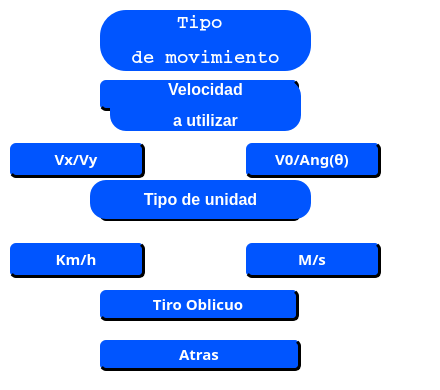
  <widget class="QWidget" name="centralwidget">
   <property name="styleSheet">
    <string notr="true">background-color: transparent;</string>
   </property>
   <widget class="QFrame" name="frame">
    <property name="geometry">
     <rect>
      <x>-30</x>
      <y>0</y>
      <width>431</width>
      <height>381</height>
     </rect>
    </property>
    <property name="styleSheet">
     <string notr="true">QFrame {
	background-color:transparent;
}
QPushButton {
  background-color:#0055ff;
  border: solid rgb(255, 170, 255);
  border-radius: 6px;
  border-width: 0 3px 4px 0;
  color: #FFFFFF;
  font-family: din-round,sans-serif;
  font-size: 15px;
  font-weight: 700;
  letter-spacing: .8px;
  line-height: 20px;
  margin: 0;
  outline: none;
  padding: 5px 16px;
  text-align: center;
  text-transform: uppercase;
  vertical-align: middle;
  white-space: nowrap;
  width: 100%;
}
QPushButton:hover{
	background-color: rgb(0, 0, 255);
}</string>
    </property>
    <property name="frameShape">
     <enum>QFrame::StyledPanel</enum>
    </property>
    <property name="frameShadow">
     <enum>QFrame::Raised</enum>
    </property>
    <widget class="QPushButton" name="A">
     <property name="enabled">
      <bool>true</bool>
     </property>
     <property name="geometry">
      <rect>
       <x>130</x>
       <y>80</y>
       <width>199</width>
       <height>31</height>
      </rect>
     </property>
     <property name="palette">
      <palette>
       <active>
        <colorrole role="WindowText">
         <brush brushstyle="SolidPattern">
          <color alpha="255">
           <red>255</red>
           <green>255</green>
           <blue>255</blue>
          </color>
         </brush>
        </colorrole>
        <colorrole role="Button">
         <brush brushstyle="SolidPattern">
          <color alpha="255">
           <red>0</red>
           <green>85</green>
           <blue>255</blue>
          </color>
         </brush>
        </colorrole>
        <colorrole role="Light">
         <brush brushstyle="SolidPattern">
          <color alpha="255">
           <red>255</red>
           <green>255</green>
           <blue>255</blue>
          </color>
         </brush>
        </colorrole>
        <colorrole role="Midlight">
         <brush brushstyle="SolidPattern">
          <color alpha="255">
           <red>255</red>
           <green>255</green>
           <blue>255</blue>
          </color>
         </brush>
        </colorrole>
        <colorrole role="Dark">
         <brush brushstyle="SolidPattern">
          <color alpha="255">
           <red>127</red>
           <green>127</green>
           <blue>127</blue>
          </color>
         </brush>
        </colorrole>
        <colorrole role="Mid">
         <brush brushstyle="SolidPattern">
          <color alpha="255">
           <red>170</red>
           <green>170</green>
           <blue>170</blue>
          </color>
         </brush>
        </colorrole>
        <colorrole role="Text">
         <brush brushstyle="SolidPattern">
          <color alpha="255">
           <red>255</red>
           <green>255</green>
           <blue>255</blue>
          </color>
         </brush>
        </colorrole>
        <colorrole role="BrightText">
         <brush brushstyle="SolidPattern">
          <color alpha="255">
           <red>255</red>
           <green>255</green>
           <blue>255</blue>
          </color>
         </brush>
        </colorrole>
        <colorrole role="ButtonText">
         <brush brushstyle="SolidPattern">
          <color alpha="255">
           <red>255</red>
           <green>255</green>
           <blue>255</blue>
          </color>
         </brush>
        </colorrole>
        <colorrole role="Base">
         <brush brushstyle="SolidPattern">
          <color alpha="255">
           <red>0</red>
           <green>85</green>
           <blue>255</blue>
          </color>
         </brush>
        </colorrole>
        <colorrole role="Window">
         <brush brushstyle="SolidPattern">
          <color alpha="255">
           <red>0</red>
           <green>85</green>
           <blue>255</blue>
          </color>
         </brush>
        </colorrole>
        <colorrole role="Shadow">
         <brush brushstyle="SolidPattern">
          <color alpha="255">
           <red>0</red>
           <green>0</green>
           <blue>0</blue>
          </color>
         </brush>
        </colorrole>
        <colorrole role="Highlight">
         <brush brushstyle="SolidPattern">
          <color alpha="255">
           <red>85</red>
           <green>255</green>
           <blue>127</blue>
          </color>
         </brush>
        </colorrole>
        <colorrole role="HighlightedText">
         <brush brushstyle="SolidPattern">
          <color alpha="255">
           <red>255</red>
           <green>170</green>
           <blue>0</blue>
          </color>
         </brush>
        </colorrole>
        <colorrole role="AlternateBase">
         <brush brushstyle="SolidPattern">
          <color alpha="255">
           <red>255</red>
           <green>255</green>
           <blue>255</blue>
          </color>
         </brush>
        </colorrole>
        <colorrole role="ToolTipBase">
         <brush brushstyle="SolidPattern">
          <color alpha="255">
           <red>255</red>
           <green>255</green>
           <blue>220</blue>
          </color>
         </brush>
        </colorrole>
        <colorrole role="ToolTipText">
         <brush brushstyle="SolidPattern">
          <color alpha="255">
           <red>0</red>
           <green>0</green>
           <blue>0</blue>
          </color>
         </brush>
        </colorrole>
        <colorrole role="PlaceholderText">
         <brush brushstyle="SolidPattern">
          <color alpha="128">
           <red>0</red>
           <green>0</green>
           <blue>0</blue>
          </color>
         </brush>
        </colorrole>
       </active>
       <inactive>
        <colorrole role="WindowText">
         <brush brushstyle="SolidPattern">
          <color alpha="255">
           <red>255</red>
           <green>255</green>
           <blue>255</blue>
          </color>
         </brush>
        </colorrole>
        <colorrole role="Button">
         <brush brushstyle="SolidPattern">
          <color alpha="255">
           <red>0</red>
           <green>85</green>
           <blue>255</blue>
          </color>
         </brush>
        </colorrole>
        <colorrole role="Light">
         <brush brushstyle="SolidPattern">
          <color alpha="255">
           <red>255</red>
           <green>255</green>
           <blue>255</blue>
          </color>
         </brush>
        </colorrole>
        <colorrole role="Midlight">
         <brush brushstyle="SolidPattern">
          <color alpha="255">
           <red>255</red>
           <green>255</green>
           <blue>255</blue>
          </color>
         </brush>
        </colorrole>
        <colorrole role="Dark">
         <brush brushstyle="SolidPattern">
          <color alpha="255">
           <red>127</red>
           <green>127</green>
           <blue>127</blue>
          </color>
         </brush>
        </colorrole>
        <colorrole role="Mid">
         <brush brushstyle="SolidPattern">
          <color alpha="255">
           <red>170</red>
           <green>170</green>
           <blue>170</blue>
          </color>
         </brush>
        </colorrole>
        <colorrole role="Text">
         <brush brushstyle="SolidPattern">
          <color alpha="255">
           <red>255</red>
           <green>255</green>
           <blue>255</blue>
          </color>
         </brush>
        </colorrole>
        <colorrole role="BrightText">
         <brush brushstyle="SolidPattern">
          <color alpha="255">
           <red>255</red>
           <green>255</green>
           <blue>255</blue>
          </color>
         </brush>
        </colorrole>
        <colorrole role="ButtonText">
         <brush brushstyle="SolidPattern">
          <color alpha="255">
           <red>255</red>
           <green>255</green>
           <blue>255</blue>
          </color>
         </brush>
        </colorrole>
        <colorrole role="Base">
         <brush brushstyle="SolidPattern">
          <color alpha="255">
           <red>0</red>
           <green>85</green>
           <blue>255</blue>
          </color>
         </brush>
        </colorrole>
        <colorrole role="Window">
         <brush brushstyle="SolidPattern">
          <color alpha="255">
           <red>0</red>
           <green>85</green>
           <blue>255</blue>
          </color>
         </brush>
        </colorrole>
        <colorrole role="Shadow">
         <brush brushstyle="SolidPattern">
          <color alpha="255">
           <red>0</red>
           <green>0</green>
           <blue>0</blue>
          </color>
         </brush>
        </colorrole>
        <colorrole role="Highlight">
         <brush brushstyle="SolidPattern">
          <color alpha="255">
           <red>85</red>
           <green>255</green>
           <blue>127</blue>
          </color>
         </brush>
        </colorrole>
        <colorrole role="HighlightedText">
         <brush brushstyle="SolidPattern">
          <color alpha="255">
           <red>255</red>
           <green>170</green>
           <blue>0</blue>
          </color>
         </brush>
        </colorrole>
        <colorrole role="AlternateBase">
         <brush brushstyle="SolidPattern">
          <color alpha="255">
           <red>255</red>
           <green>255</green>
           <blue>255</blue>
          </color>
         </brush>
        </colorrole>
        <colorrole role="ToolTipBase">
         <brush brushstyle="SolidPattern">
          <color alpha="255">
           <red>255</red>
           <green>255</green>
           <blue>220</blue>
          </color>
         </brush>
        </colorrole>
        <colorrole role="ToolTipText">
         <brush brushstyle="SolidPattern">
          <color alpha="255">
           <red>0</red>
           <green>0</green>
           <blue>0</blue>
          </color>
         </brush>
        </colorrole>
        <colorrole role="PlaceholderText">
         <brush brushstyle="SolidPattern">
          <color alpha="128">
           <red>0</red>
           <green>0</green>
           <blue>0</blue>
          </color>
         </brush>
        </colorrole>
       </inactive>
       <disabled>
        <colorrole role="WindowText">
         <brush brushstyle="SolidPattern">
          <color alpha="255">
           <red>255</red>
           <green>255</green>
           <blue>255</blue>
          </color>
         </brush>
        </colorrole>
        <colorrole role="Button">
         <brush brushstyle="SolidPattern">
          <color alpha="255">
           <red>0</red>
           <green>85</green>
           <blue>255</blue>
          </color>
         </brush>
        </colorrole>
        <colorrole role="Light">
         <brush brushstyle="SolidPattern">
          <color alpha="255">
           <red>255</red>
           <green>255</green>
           <blue>255</blue>
          </color>
         </brush>
        </colorrole>
        <colorrole role="Midlight">
         <brush brushstyle="SolidPattern">
          <color alpha="255">
           <red>255</red>
           <green>255</green>
           <blue>255</blue>
          </color>
         </brush>
        </colorrole>
        <colorrole role="Dark">
         <brush brushstyle="SolidPattern">
          <color alpha="255">
           <red>127</red>
           <green>127</green>
           <blue>127</blue>
          </color>
         </brush>
        </colorrole>
        <colorrole role="Mid">
         <brush brushstyle="SolidPattern">
          <color alpha="255">
           <red>170</red>
           <green>170</green>
           <blue>170</blue>
          </color>
         </brush>
        </colorrole>
        <colorrole role="Text">
         <brush brushstyle="SolidPattern">
          <color alpha="255">
           <red>255</red>
           <green>255</green>
           <blue>255</blue>
          </color>
         </brush>
        </colorrole>
        <colorrole role="BrightText">
         <brush brushstyle="SolidPattern">
          <color alpha="255">
           <red>255</red>
           <green>255</green>
           <blue>255</blue>
          </color>
         </brush>
        </colorrole>
        <colorrole role="ButtonText">
         <brush brushstyle="SolidPattern">
          <color alpha="255">
           <red>255</red>
           <green>255</green>
           <blue>255</blue>
          </color>
         </brush>
        </colorrole>
        <colorrole role="Base">
         <brush brushstyle="SolidPattern">
          <color alpha="255">
           <red>0</red>
           <green>85</green>
           <blue>255</blue>
          </color>
         </brush>
        </colorrole>
        <colorrole role="Window">
         <brush brushstyle="SolidPattern">
          <color alpha="255">
           <red>0</red>
           <green>85</green>
           <blue>255</blue>
          </color>
         </brush>
        </colorrole>
        <colorrole role="Shadow">
         <brush brushstyle="SolidPattern">
          <color alpha="255">
           <red>0</red>
           <green>0</green>
           <blue>0</blue>
          </color>
         </brush>
        </colorrole>
        <colorrole role="Highlight">
         <brush brushstyle="SolidPattern">
          <color alpha="255">
           <red>85</red>
           <green>255</green>
           <blue>127</blue>
          </color>
         </brush>
        </colorrole>
        <colorrole role="HighlightedText">
         <brush brushstyle="SolidPattern">
          <color alpha="255">
           <red>255</red>
           <green>170</green>
           <blue>0</blue>
          </color>
         </brush>
        </colorrole>
        <colorrole role="AlternateBase">
         <brush brushstyle="SolidPattern">
          <color alpha="255">
           <red>255</red>
           <green>255</green>
           <blue>255</blue>
          </color>
         </brush>
        </colorrole>
        <colorrole role="ToolTipBase">
         <brush brushstyle="SolidPattern">
          <color alpha="255">
           <red>255</red>
           <green>255</green>
           <blue>220</blue>
          </color>
         </brush>
        </colorrole>
        <colorrole role="ToolTipText">
         <brush brushstyle="SolidPattern">
          <color alpha="255">
           <red>0</red>
           <green>0</green>
           <blue>0</blue>
          </color>
         </brush>
        </colorrole>
        <colorrole role="PlaceholderText">
         <brush brushstyle="SolidPattern">
          <color alpha="128">
           <red>0</red>
           <green>0</green>
           <blue>0</blue>
          </color>
         </brush>
        </colorrole>
       </disabled>
      </palette>
     </property>
     <property name="font">
      <font>
       <family>din-round</family>
       <pointsize>-1</pointsize>
       <weight>87</weight>
       <italic>false</italic>
       <bold>true</bold>
       <underline>false</underline>
       <strikeout>false</strikeout>
       <kerning>true</kerning>
      </font>
     </property>
     <property name="mouseTracking">
      <bool>false</bool>
     </property>
     <property name="acceptDrops">
      <bool>false</bool>
     </property>
     <property name="toolTip">
      <string>&lt;html&gt;&lt;head/&gt;&lt;body&gt;&lt;p&gt;movimiento rectilineo uniforme&lt;/p&gt;&lt;/body&gt;&lt;/html&gt;</string>
     </property>
     <property name="whatsThis">
      <string>&lt;html&gt;&lt;head/&gt;&lt;body&gt;&lt;p&gt;Movimiento Rectilinio Uniforme&lt;/p&gt;&lt;/body&gt;&lt;/html&gt;</string>
     </property>
     <property name="layoutDirection">
      <enum>Qt::LeftToRight</enum>
     </property>
     <property name="autoFillBackground">
      <bool>false</bool>
     </property>
     <property name="styleSheet">
      <string notr="true">QPushButton#A {
  background-color:#0055ff;
  border: solid black;
  border-radius: 6px;
  border-width: 0 3px 3px 0;
  color: #FFFFFF;
  font-family: din-round,sans-serif;
  font-size: 15px;
  font-weight: 700;
  letter-spacing: .8px;
  line-height: 20px;
  margin: 0;
  outline: none;
  padding: 5px 16px;
  text-align: center;
  text-transform: uppercase;
  vertical-align: middle;
  white-space: nowrap;
  width: 100%;
}
QPushButton#A:hover{
	background-color: rgb(0, 0, 255);
}</string>
     </property>
     <property name="inputMethodHints">
      <set>Qt::ImhNone</set>
     </property>
     <property name="text">
      <string>MRU</string>
     </property>
     <property name="checkable">
      <bool>false</bool>
     </property>
     <property name="autoRepeat">
      <bool>false</bool>
     </property>
    </widget>
    <widget class="QLabel" name="PregunIni">
     <property name="geometry">
      <rect>
       <x>130</x>
       <y>10</y>
       <width>211</width>
       <height>61</height>
      </rect>
     </property>
     <property name="font">
      <font>
       <family>Courier</family>
       <pointsize>11</pointsize>
       <weight>50</weight>
       <bold>false</bold>
      </font>
     </property>
     <property name="autoFillBackground">
      <bool>false</bool>
     </property>
     <property name="styleSheet">
      <string notr="true">
background-color:#0055ff;
 border-radius: 26px;</string>
     </property>
     <property name="text">
      <string>&lt;html&gt;&lt;head/&gt;&lt;body&gt;&lt;p align=&quot;center&quot;&gt;&lt;span style=&quot; font-size:14pt; font-weight:600; color:#ffffff;&quot;&gt;Tipo &lt;/span&gt;&lt;/p&gt;&lt;p align=&quot;center&quot;&gt;&lt;span style=&quot; font-size:14pt; font-weight:600; color:#ffffff;&quot;&gt;de movimiento&lt;/span&gt;&lt;/p&gt;&lt;/body&gt;&lt;/html&gt;</string>
     </property>
    </widget>
    <widget class="QLabel" name="Preg">
     <property name="geometry">
      <rect>
       <x>140</x>
       <y>80</y>
       <width>191</width>
       <height>51</height>
      </rect>
     </property>
     <property name="autoFillBackground">
      <bool>false</bool>
     </property>
     <property name="styleSheet">
      <string notr="true">
background-color:#0055ff;
border-radius: 16px;</string>
     </property>
     <property name="text">
      <string>&lt;html&gt;&lt;head/&gt;&lt;body&gt;&lt;p align=&quot;center&quot;&gt;&lt;span style=&quot; font-size:12pt; font-weight:600; color:#ffffff;&quot;&gt;Velocidad&lt;/span&gt;&lt;/p&gt;&lt;p align=&quot;center&quot;&gt;&lt;span style=&quot; font-size:12pt; font-weight:600; color:#ffffff;&quot;&gt;a utilizar&lt;/span&gt;&lt;/p&gt;&lt;/body&gt;&lt;/html&gt;</string>
     </property>
    </widget>
    <widget class="QWidget" name="horizontalLayoutWidget_2">
     <property name="geometry">
      <rect>
       <x>40</x>
       <y>140</y>
       <width>371</width>
       <height>41</height>
      </rect>
     </property>
     <layout class="QHBoxLayout" name="horizontalLayout_3">
      <property name="sizeConstraint">
       <enum>QLayout::SetDefaultConstraint</enum>
      </property>
      <item>
       <widget class="QPushButton" name="bot1_2">
        <property name="font">
         <font>
          <family>din-round</family>
          <pointsize>-1</pointsize>
          <weight>87</weight>
          <italic>false</italic>
          <bold>true</bold>
         </font>
        </property>
        <property name="toolTip">
         <string>Velocidad en X/ Velocidad en Y</string>
        </property>
        <property name="styleSheet">
         <string notr="true">QPushButton#bot1_2 {
  background-color:#0055ff;
  border: solid black;
  border-radius: 6px;
  border-width: 0 3px 3px 0;
  color: #FFFFFF;
  font-family: din-round,sans-serif;
  font-size: 15px;
  font-weight: 700;
  letter-spacing: .8px;
  line-height: 20px;
  margin: 0;
  outline: none;
  padding: 5px 16px;
  text-align: center;
  text-transform: uppercase;
  vertical-align: middle;
  white-space: nowrap;
  width: 100%;
}
QPushButton#bot1_2:hover{
	background-color: rgb(0, 0, 255);
}</string>
        </property>
        <property name="text">
         <string>Vx/Vy</string>
        </property>
       </widget>
      </item>
      <item>
       <spacer name="horizontalSpacer">
        <property name="orientation">
         <enum>Qt::Horizontal</enum>
        </property>
        <property name="sizeHint" stdset="0">
         <size>
          <width>40</width>
          <height>20</height>
         </size>
        </property>
       </spacer>
      </item>
      <item>
       <widget class="QPushButton" name="bot2_2">
        <property name="toolTip">
         <string>Velocidad Neta / Angulo de Lanzamiento</string>
        </property>
        <property name="styleSheet">
         <string notr="true">QPushButton#bot2_2 {
  background-color:#0055ff;
  border: solid black;
  border-radius: 6px;
  border-width: 0 3px 3px 0;
  color: #FFFFFF;
  font-family: din-round,sans-serif;
  font-size: 15px;
  font-weight: 700;
  letter-spacing: .8px;
  line-height: 20px;
  margin: 0;
  outline: none;
  padding: 5px 16px;
  text-align: center;
  text-transform: uppercase;
  vertical-align: middle;
  white-space: nowrap;
  width: 100%;
}
QPushButton#bot2_2:hover{
	background-color: rgb(0, 0, 255);
}</string>
        </property>
        <property name="text">
         <string>V0/Ang(θ)</string>
        </property>
       </widget>
      </item>
     </layout>
    </widget>
    <widget class="QPushButton" name="B">
     <property name="geometry">
      <rect>
       <x>130</x>
       <y>190</y>
       <width>200</width>
       <height>31</height>
      </rect>
     </property>
     <property name="toolTip">
      <string>Movimiento Rectilineo Uniformemente Variado</string>
     </property>
     <property name="styleSheet">
      <string notr="true">QPushButton#B {
  background-color:#0055ff;
  border: solid black;
  border-radius: 6px;
  border-width: 0 3px 3px 0;
  color: #FFFFFF;
  font-family: din-round,sans-serif;
  font-size: 15px;
  font-weight: 700;
  letter-spacing: .8px;
  line-height: 20px;
  margin: 0;
  outline: none;
  padding: 5px 16px;
  text-align: center;
  text-transform: uppercase;
  vertical-align: middle;
  white-space: nowrap;
  width: 100%;
}
QPushButton#B:hover{
	background-color: rgb(0, 0, 255);
}</string>
     </property>
     <property name="text">
      <string>MRUV</string>
     </property>
    </widget>
    <widget class="QLabel" name="PregUni">
     <property name="enabled">
      <bool>true</bool>
     </property>
     <property name="geometry">
      <rect>
       <x>120</x>
       <y>180</y>
       <width>221</width>
       <height>39</height>
      </rect>
     </property>
     <property name="sizePolicy">
      <sizepolicy hsizetype="Preferred" vsizetype="Preferred">
       <horstretch>0</horstretch>
       <verstretch>0</verstretch>
      </sizepolicy>
     </property>
     <property name="autoFillBackground">
      <bool>false</bool>
     </property>
     <property name="styleSheet">
      <string notr="true">background-color:#0055ff;
border-radius: 16px;</string>
     </property>
     <property name="text">
      <string>&lt;html&gt;&lt;head/&gt;&lt;body&gt;&lt;p align=&quot;center&quot;&gt;&lt;span style=&quot; font-size:12pt; font-weight:600; color:#ffffff;&quot;&gt;Tipo de unidad&lt;/span&gt;&lt;/p&gt;&lt;/body&gt;&lt;/html&gt;</string>
     </property>
     <property name="scaledContents">
      <bool>false</bool>
     </property>
    </widget>
    <widget class="QWidget" name="horizontalLayoutWidget">
     <property name="geometry">
      <rect>
       <x>40</x>
       <y>240</y>
       <width>371</width>
       <height>41</height>
      </rect>
     </property>
     <layout class="QHBoxLayout" name="horizontalLayout">
      <item>
       <widget class="QPushButton" name="Uni">
        <property name="toolTip">
         <string>Kilometros por Hora</string>
        </property>
        <property name="styleSheet">
         <string notr="true">QPushButton#Uni {
  background-color:#0055ff;
  border: solid black;
  border-radius: 6px;
  border-width: 0 3px 3px 0;
  color: #FFFFFF;
  font-family: din-round,sans-serif;
  font-size: 15px;
  font-weight: 700;
  letter-spacing: .8px;
  line-height: 20px;
  margin: 0;
  outline: none;
  padding: 5px 16px;
  text-align: center;
  text-transform: uppercase;
  vertical-align: middle;
  white-space: nowrap;
  width: 100%;
}
QPushButton#Uni:hover{
	background-color: rgb(0, 0, 255);
}</string>
        </property>
        <property name="text">
         <string>Km/h</string>
        </property>
       </widget>
      </item>
      <item>
       <spacer name="horizontalSpacer_3">
        <property name="orientation">
         <enum>Qt::Horizontal</enum>
        </property>
        <property name="sizeHint" stdset="0">
         <size>
          <width>40</width>
          <height>20</height>
         </size>
        </property>
       </spacer>
      </item>
      <item>
       <widget class="QPushButton" name="Uni2">
        <property name="toolTip">
         <string>Metro por Segundo</string>
        </property>
        <property name="styleSheet">
         <string notr="true">QPushButton#Uni2 {
  background-color:#0055ff;
  border: solid black;
  border-radius: 6px;
  border-width: 0 3px 3px 0;
  color: #FFFFFF;
  font-family: din-round,sans-serif;
  font-size: 15px;
  font-weight: 700;
  letter-spacing: .8px;
  line-height: 20px;
  margin: 0;
  outline: none;
  padding: 5px 16px;
  text-align: center;
  text-transform: uppercase;
  vertical-align: middle;
  white-space: nowrap;
  width: 100%;
}
QPushButton#Uni2:hover{
	background-color: rgb(0, 0, 255);
}</string>
        </property>
        <property name="text">
         <string>M/s</string>
        </property>
       </widget>
      </item>
     </layout>
    </widget>
    <widget class="QPushButton" name="C">
     <property name="geometry">
      <rect>
       <x>130</x>
       <y>290</y>
       <width>199</width>
       <height>31</height>
      </rect>
     </property>
     <property name="toolTip">
      <string>Tiro Oblicuo o Caida Libre</string>
     </property>
     <property name="styleSheet">
      <string notr="true">QPushButton#C {
  background-color:#0055ff;
  border: solid black;
  border-radius: 6px;
  border-width: 0 3px 3px 0;
  color: #FFFFFF;
  font-family: din-round,sans-serif;
  font-size: 15px;
  font-weight: 700;
  letter-spacing: .8px;
  line-height: 20px;
  margin: 0;
  outline: none;
  padding: 5px 16px;
  text-align: center;
  text-transform: uppercase;
  vertical-align: middle;
  white-space: nowrap;
  width: 100%;
}
QPushButton#C:hover{
	background-color: rgb(0, 0, 255);
}</string>
     </property>
     <property name="text">
      <string>Tiro Oblicuo</string>
     </property>
    </widget>
    <widget class="QPushButton" name="bAtras">
     <property name="geometry">
      <rect>
       <x>130</x>
       <y>340</y>
       <width>201</width>
       <height>31</height>
      </rect>
     </property>
     <property name="styleSheet">
      <string notr="true">QPushButton#bAtras {
  background-color:#0055ff;
  border: solid black;
  border-radius: 6px;
  border-width: 0 3px 3px 0;
  color: #FFFFFF;
  font-family: din-round,sans-serif;
  font-size: 15px;
  font-weight: 700;
  letter-spacing: .8px;
  line-height: 20px;
  margin: 0;
  outline: none;
  padding: 5px 16px;
  text-align: center;
  text-transform: uppercase;
  vertical-align: middle;
  white-space: nowrap;
  width: 100%;
}
QPushButton#bAtras:hover{
	background-color: rgb(0, 0, 255);
}</string>
     </property>
     <property name="text">
      <string>Atras</string>
     </property>
    </widget>
   </widget>
  </widget>
